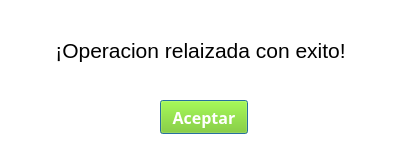
<?xml version="1.0" encoding="UTF-8"?>
<ui version="4.0">
 <class>Dialog</class>
 <widget class="QDialog" name="Dialog">
  <property name="geometry">
   <rect>
    <x>0</x>
    <y>0</y>
    <width>400</width>
    <height>146</height>
   </rect>
  </property>
  <property name="windowTitle">
   <string>Dialog</string>
  </property>
  <property name="styleSheet">
   <string notr="true">background-color: rgb(255, 255, 255);</string>
  </property>
  <widget class="QLabel" name="label">
   <property name="geometry">
    <rect>
     <x>30</x>
     <y>30</y>
     <width>341</width>
     <height>41</height>
    </rect>
   </property>
   <property name="styleSheet">
    <string notr="true">color:black;</string>
   </property>
   <property name="text">
    <string>&lt;html&gt;&lt;head/&gt;&lt;body&gt;&lt;p align=&quot;center&quot;&gt;&lt;span style=&quot; font-size:16pt;&quot;&gt;¡Operacion relaizada con exito!&lt;/span&gt;&lt;/p&gt;&lt;/body&gt;&lt;/html&gt;</string>
   </property>
  </widget>
  <widget class="QPushButton" name="pushButton">
   <property name="geometry">
    <rect>
     <x>160</x>
     <y>100</y>
     <width>88</width>
     <height>34</height>
    </rect>
   </property>
   <property name="font">
    <font>
     <family>Noto Sans Mono SemiBold</family>
     <pointsize>12</pointsize>
     <weight>75</weight>
     <bold>true</bold>
    </font>
   </property>
   <property name="styleSheet">
    <string notr="true">QPushButton{
	background-color: rgb(120, 208, 9);
	color:white;

}

QPushButton:hover{
	background-color:white;
	border-color:black;
	color:black;
}</string>
   </property>
   <property name="text">
    <string>Aceptar</string>
   </property>
  </widget>
 </widget>
 <resources/>
 <connections/>
</ui>
